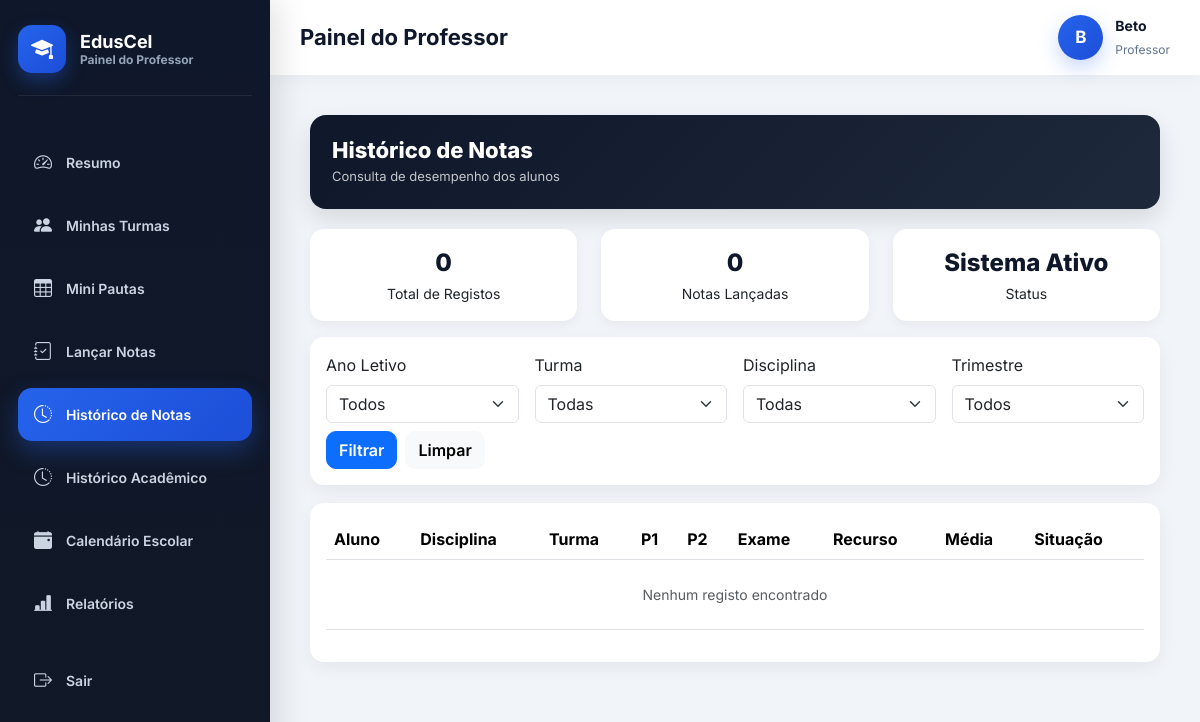
The app's page /historico-notas/ (signed in), older data.
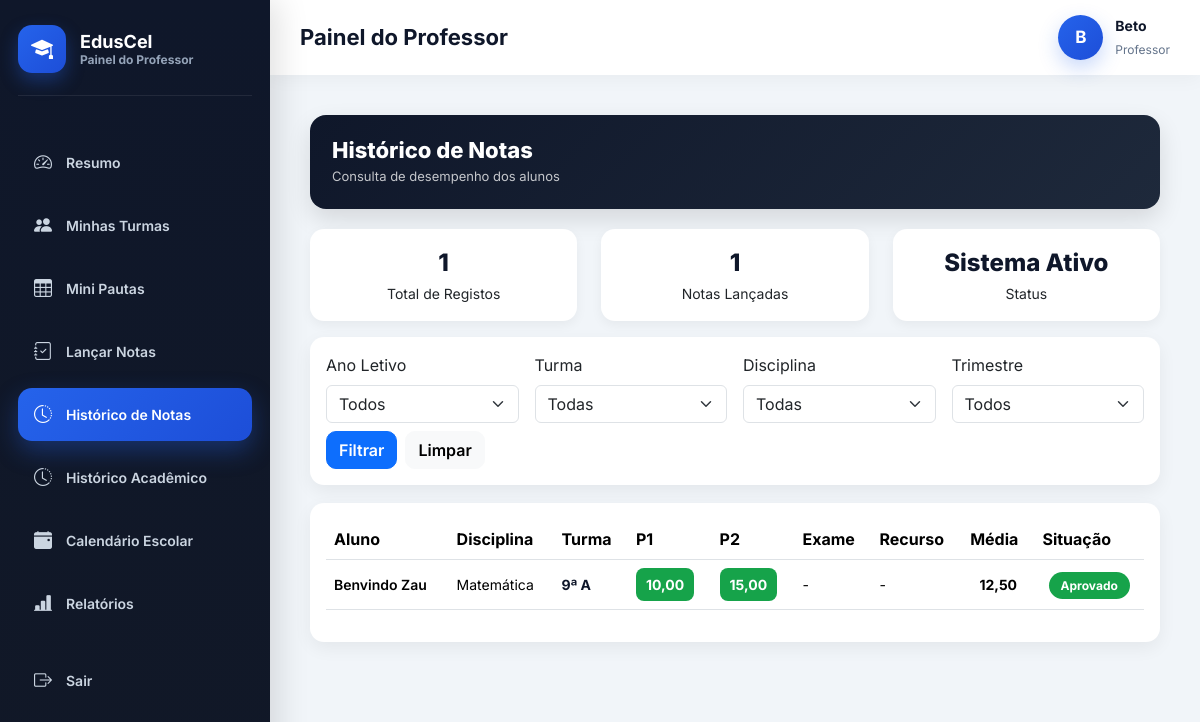
The same page, newer data.
### academic/models.py (models this page shows, shortened)
class Nota(models.Model):
    TRIMESTRE_CHOICES = [
        (1, "1º Trimestre"),
        (2, "2º Trimestre"),
        (3, "3º Trimestre"),
    ]
    aluno = models.ForeignKey("Aluno", on_delete=models.CASCADE, related_name="notas")
    disciplina = models.ForeignKey("Disciplina", on_delete=models.CASCADE, related_name="notas")
    ano_letivo = models.ForeignKey("AnoLetivo", on_delete=models.CASCADE, related_name="notas")
    trimestre = models.IntegerField(choices=TRIMESTRE_CHOICES)
    p1 = models.DecimalField(max_digits=4, decimal_places=2, null=True, blank=True)
    p2 = models.DecimalField(max_digits=4, decimal_places=2, null=True, blank=True)
    exame = models.DecimalField(max_digits=4, decimal_places=2, null=True, blank=True)
    recurso = models.DecimalField(max_digits=4, decimal_places=2, null=True, blank=True)
    media = models.DecimalField(max_digits=5, decimal_places=2, null=True, blank=True)
    media_final = models.DecimalField(max_digits=5, decimal_places=2, null=True, blank=True)
    situacao = models.CharField(
        max_length=20,
        choices=[
            ("APROVADO", "Aprovado"),
            ("REPROVADO", "Reprovado"),
            ("RECURSO", "Recurso"),
        ],
        default="REPROVADO"
    )
    escola = models.ForeignKey("Escola", on_delete=models.CASCADE, related_name="notas")
    criada_em = models.DateTimeField(auto_now_add=True)
    class Meta:
        unique_together = ("aluno", "disciplina", "trimestre", "ano_letivo")
        ordering = ["disciplina", "trimestre"]

class Aluno(models.Model):
    SEXO_CHOICES = [
        ("Masculino", "Masculino"),
        ("Feminino", "Feminino"),
    ]
    usuario = models.OneToOneField(
        settings.AUTH_USER_MODEL,
        on_delete=models.CASCADE,
        limit_choices_to={"role": "ALUNO"},
        related_name="perfil_aluno"
    )
    curso = models.ForeignKey(
        "Curso",
        on_delete=models.SET_NULL,
        null=True,
        blank=True,
        related_name="alunos",
        verbose_name="Curso"
    )
    matricula = models.CharField(
        max_length=20,
        unique=True,
        verbose_name="Matrícula"
    )
    numero_processo = models.CharField(
        max_length=20,
        verbose_name="Número de Processo"
    )
    numero_bi = models.CharField(
        max_length=20,
        unique=True,
        verbose_name="Número do BI"
    )
    data_nascimento = models.DateField(
        null=True,
        blank=True
    )
    sexo = models.CharField(
        max_length=15,
        choices=SEXO_CHOICES,
        null=True,
        blank=True
    )
    classe = models.CharField(
        max_length=15,
        null=True,
        blank=True
    )
    turma = models.ForeignKey(
        "academic.Turma",
        on_delete=models.SET_NULL,
        null=True,
        blank=True,
        related_name="alunos"
    )
    numero_na_turma = models.PositiveIntegerField(
        null=True,
        blank=True
    )
    ano_letivo = models.ForeignKey(
        "AnoLetivo",
        on_delete=models.CASCADE,
        related_name="alunos"
    )
    escola = models.ForeignKey(
        "academic.Escola",
        on_delete=models.CASCADE,
        related_name="alunos"
    )
    matricula_confirmada = models.BooleanField(
        default=False
    )
    ultimo_ano_confirmado = models.ForeignKey(
        "AnoLetivo",
        on_delete=models.SET_NULL,
        null=True,
        blank=True,
        related_name="alunos_confirmados",
        verbose_name="Último Ano Confirmado"
    )
    precisa_confirmacao = models.BooleanField(
        default=False
    )
    media_final = models.DecimalField(
        max_digits=5,
        decimal_places=2,
        null=True,
        blank=True
    )
    aprovado = models.BooleanField(
        default=False
    )
    ativo = models.BooleanField(
        default=True
    )
    criado_em = models.DateTimeField(
        auto_now_add=True
    )
    atualizado_em = models.DateTimeField(
        auto_now=True
    )
    class Meta:
        ordering = [
            "classe",
            "numero_na_turma",
            "usuario__first_name"
        ]
        verbose_name = "Aluno"
        verbose_name_plural = "Alunos"
        constraints = [
            models.UniqueConstraint(
                fields=["numero_processo", "escola"],
                name="unique_numero_processo_por_escola"
            ),
            models.UniqueConstraint(
                fields=["matricula", "escola"],
                name="unique_matricula_por_escola"
            )
        ]
        indexes = [
            models.Index(fields=["numero_processo"]),
            models.Index(fields=["numero_bi"]),
            models.Index(fields=["matricula"]),
            models.Index(fields=["escola"]),
            models.Index(fields=["ano_letivo"]),
        ]

class Disciplina(models.Model):
    nome = models.CharField(max_length=90)
    turma = models.ForeignKey(
        Turma,
        on_delete=models.CASCADE,
        related_name="disciplinas"
    )
    professor = models.ForeignKey(
        settings.AUTH_USER_MODEL,
        on_delete=models.CASCADE,
        limit_choices_to={'role': 'PROFESSOR'},
        related_name="disciplinas",
        null=True,
        blank=True
    )
    escola = models.ForeignKey(
        Escola,
        on_delete=models.CASCADE,
        related_name="disciplinas"
    )
    criada_em = models.DateTimeField(auto_now_add=True)
    class Meta:
        unique_together = ('nome', 'turma', 'escola')
        ordering = ["nome"]

class Turma(models.Model):
    CLASSE_CHOICES = [
        ('4', '4ª Classe'),
        ('5', '5ª Classe'),
        ('6', '6ª Classe'),
        ('7', '7ª Classe'),
        ('8', '8ª Classe'),
        ('9', '9ª Classe'),
        ('10', '10ª Classe'),
        ('11', '11ª Classe'),
        ('12', '12ª Classe'),
        ('13', '13ª Classe'),
    ]
    TURNOS = [
        ('MANHA', 'Manhã'),
        ('TARDE', 'Tarde'),
        ('NOITE', 'Noite'),
    ]
    classe = models.CharField(
        max_length=10,
        choices=CLASSE_CHOICES,
        verbose_name="Classe"
    )
    curso = models.ForeignKey(
        'Curso',
        on_delete=models.SET_NULL,
        null=True,
        blank=True,
        related_name="turmas",
        verbose_name="Curso"
    )
    identificador = models.CharField(
        max_length=5,
        verbose_name="Identificador"
    )
    turno = models.CharField(
        max_length=10,
        choices=TURNOS,
        default='MANHA',
        verbose_name='Turno'
    )
    ano_letivo = models.ForeignKey(
        'AnoLetivo',
        on_delete=models.CASCADE,
        related_name="turmas",
        verbose_name="Ano Letivo"
    )
    escola = models.ForeignKey(
        'Escola',
        on_delete=models.CASCADE,
        related_name="turmas",
        verbose_name="Escola"
    )
    professor = models.ForeignKey(
        settings.AUTH_USER_MODEL,
        on_delete=models.SET_NULL,
        related_name="turmas",
        limit_choices_to={"role": "PROFESSOR"},
        null=True,
        blank=True,
        verbose_name="Professor"
    )
    criada_em = models.DateTimeField(
        auto_now_add=True,
        verbose_name="Data de Criação"
    )
    class Meta:
        constraints = [
            models.UniqueConstraint(
                fields=['classe', 'identificador', 'turno', 'ano_letivo', 'escola', 'curso'],
                name='unique_turma_por_curso'
            )
        ]
        verbose_name = "Turma"
        verbose_name_plural = "Turmas"

### users/models.py (models this page shows, shortened)
class User(AbstractUser):
    ROLE_CHOICES = (
        ('SUPERADMIN', 'Super Admin'),
        ('DIRETOR', 'Diretor'),
        ('PROFESSOR', 'Professor'),
        ('ALUNO', 'Aluno'),
        ('FINANCEIRO', 'Financeiro'),
        ('SECRETARIA', 'Secretaria'),
    )
    role = models.CharField(
        max_length=20,
        choices=ROLE_CHOICES,
        default='ALUNO'
    )
    ativo = models.BooleanField(default=True)
    escola = models.ForeignKey(
        'academic.Escola',
        on_delete=models.CASCADE,
        null=True,
        blank=True,
        related_name="usuarios"
    )
    criado_em = models.DateTimeField(auto_now_add=True)
    tentativas_login = models.PositiveIntegerField(
        default=0
    )
    bloqueado_ate = models.DateTimeField(
        null=True,
        blank=True
    )
    objects = UserManager()

### core/views.py (the view, shortened to what this page needs)
# urls.py: path("historico-notas/", views.historico_notas, name="historico_notas"),
@login_required
def historico_notas(request):
    professor = request.user
    escola = professor.escola
    ano_id = request.GET.get("ano_letivo")
    turma_id = request.GET.get("turma")
    disciplina_id = request.GET.get("disciplina")
    trimestre = request.GET.get("trimestre")
    anos_letivos = (
        AnoLetivo.objects
        .filter(escola=escola)
        .order_by("-id")
    )
    turmas = (
        Turma.objects
        .filter(
            escola=escola,
            disciplinas__professor=professor
        )
        .distinct()
        .select_related("curso", "ano_letivo")
    )
    if ano_id:
        turmas = turmas.filter(
            ano_letivo_id=ano_id
        )
    turmas = turmas.order_by(
        "classe",
        "identificador"
    )
    disciplinas = (
        Disciplina.objects
        .filter(
            escola=escola,
            professor=professor
        )
        .select_related(
            "turma",
            "turma__curso",
            "turma__ano_letivo"
        )
    )
    if ano_id:
        disciplinas = disciplinas.filter(
            turma__ano_letivo_id=ano_id
        )
    if turma_id:
        disciplinas = disciplinas.filter(
            turma_id=turma_id
        )
    disciplinas = disciplinas.order_by("nome")
    notas_qs = Nota.objects.filter(
        escola=escola,
        disciplina__professor=professor
    )
    if ano_id:
        notas_qs = notas_qs.filter(
            ano_letivo_id=ano_id
        )
    if turma_id:
        notas_qs = notas_qs.filter(
            aluno__turma_id=turma_id
        )
    if disciplina_id:
        notas_qs = notas_qs.filter(
            disciplina_id=disciplina_id
        )
    notas_qs = (
        notas_qs
        .select_related(
            "aluno",
            "aluno__usuario",
            "aluno__turma",
            "aluno__turma__curso",
            "disciplina",
            "ano_letivo"
        )
        .order_by("-id")
    )
    context = {
        "notas": notas_qs,
        "anos_letivos": anos_letivos,
        "turmas": turmas,
        "disciplinas": disciplinas,
        "ano_id": ano_id,
        "turma_id": turma_id,
        "disciplina_id": disciplina_id,
        "trimestre": trimestre,
    }
    return render(
        request,
        "historico_notas.html",
        context
    )

### core/templates/historico_notas.html (shortened to what the changed rows need)
{% extends "base_professor.html" %}
{% block content %}
<div class="container-fluid page-wrapper">
<div class="row mb-3">
    <div class="col-md-4">
        <div class="kpi-card">
            <div class="kpi-number">{{ notas|length }}</div>
            <small>Total de Registos</small>
        </div>
    </div>
    <div class="col-md-4">
        <div class="kpi-card">
            <div class="kpi-number">{{ notas|length }}</div>
            <small>Notas Lançadas</small>
        </div>
    </div>
</div>
<div class="card card-custom p-3">
<div class="table-responsive">
<table class="table table-hover align-middle">
<thead>
<tr>
    <th>Aluno</th>
    <th>Disciplina</th>
    <th>Turma</th>
    <th>P1</th>
    <th>P2</th>
    <th>Exame</th>
    <th>Recurso</th>
    <th>Média</th>
    <th>Situação</th>
</tr>
</thead>
<tbody>
{% for nota in notas %}
<tr>
    <td class="fw-semibold">
        {{ nota.aluno.usuario.get_full_name }}
    </td>
    <td>{{ nota.disciplina.nome }}</td>
    <td>
        <div class="turma-info">
            <div class="turma-principal">
                {{ nota.aluno.turma.classe }}ª {{ nota.aluno.turma.identificador }}
            </div>
        </div>
    </td>
    <td>
        {% if nota.p1 is not None %}
            <span class="grade
                {% if nota.p1 <= 9 %}grade-low
                {% elif nota.p1 <= 15 %}grade-mid
                {% else %}grade-high{% endif %}">
                {{ nota.p1 }}
            </span>
        {% else %}-{% endif %}
    </td>
    <td>
        {% if nota.p2 is not None %}
            <span class="grade
                {% if nota.p2 <= 9 %}grade-low
                {% elif nota.p2 <= 15 %}grade-mid
                {% else %}grade-high{% endif %}">
                {{ nota.p2 }}
            </span>
        {% else %}-{% endif %}
    </td>
    <td>
        {% if nota.exame is not None %}
            <span class="grade
                {% if nota.exame <= 9 %}grade-low
                {% elif nota.exame <= 15 %}grade-mid
                {% else %}grade-high{% endif %}">
                {{ nota.exame }}
            </span>
        {% else %}-{% endif %}
    </td>
    <td>
        {% if nota.recurso is not None %}
            <span class="grade
                {% if nota.recurso <= 9 %}grade-low
                {% elif nota.recurso <= 15 %}grade-mid
                {% else %}grade-high{% endif %}">
                {{ nota.recurso }}
            </span>
        {% else %}-{% endif %}
    </td>
    <td class="fw-bold text-center">
        {{ nota.media_final|default:"-" }}
    </td>
    <td class="text-center">
        {% if nota.situacao == "APROVADO" %}
            <span class="badge-aprovado">Aprovado</span>
        {% else %}
            <span class="badge-reprovado">Reprovado</span>
        {% endif %}
    </td>
</tr>
{% empty %}
<tr>
    <td colspan="9" class="text-center text-muted py-4">
        Nenhum registo encontrado
    </td>
</tr>
{% endfor %}
</tbody>
</table>
</div>
</div>
</div>
{% endblock %}

Row changes from the older to the newer data that the page shows:
added Nota: aluno.usuario.get_full_name "Benvindo Zau", disciplina.nome "Matemática", aluno.turma.classe "9", aluno.turma.identificador "A", p1 "10,00", p2 "15,00", media_final "12,50", situacao "Aprovado"
Text that changed along with them:
{{ notas|length }}: "0" → "1"
text no longer shown: "Nenhum registo encontrado"
